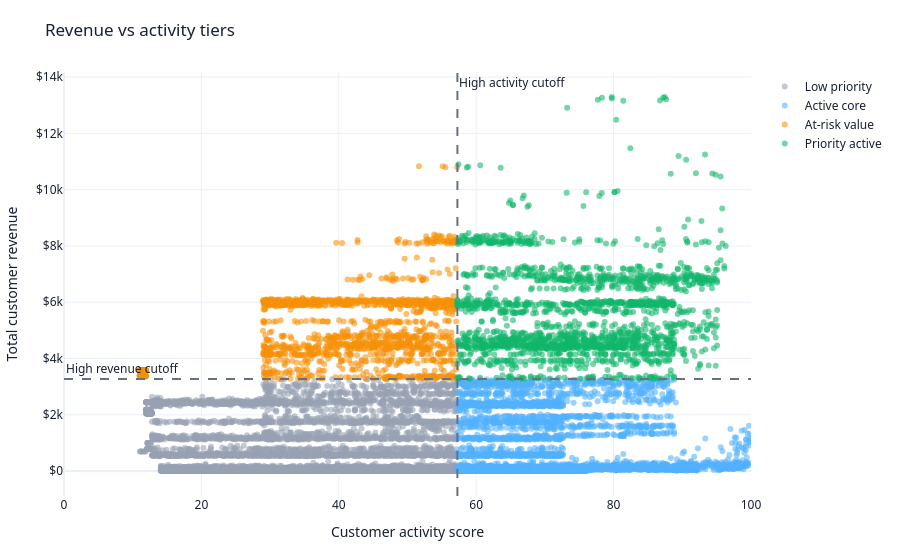
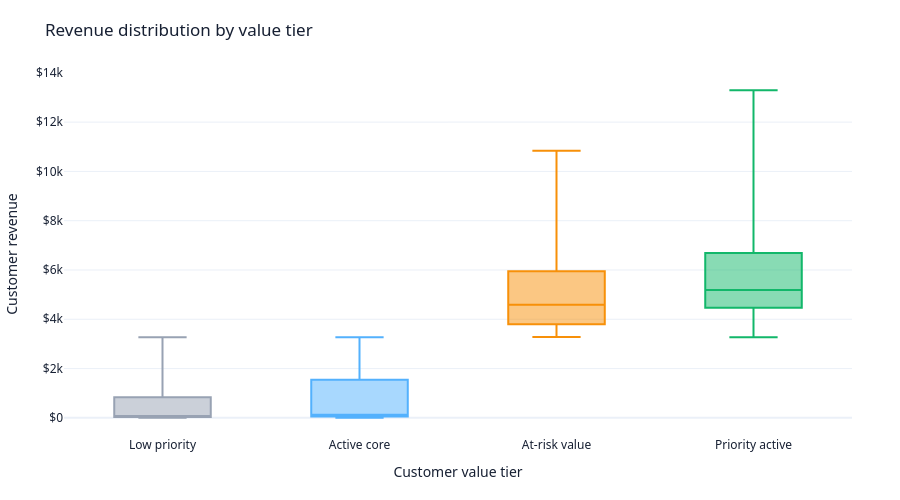
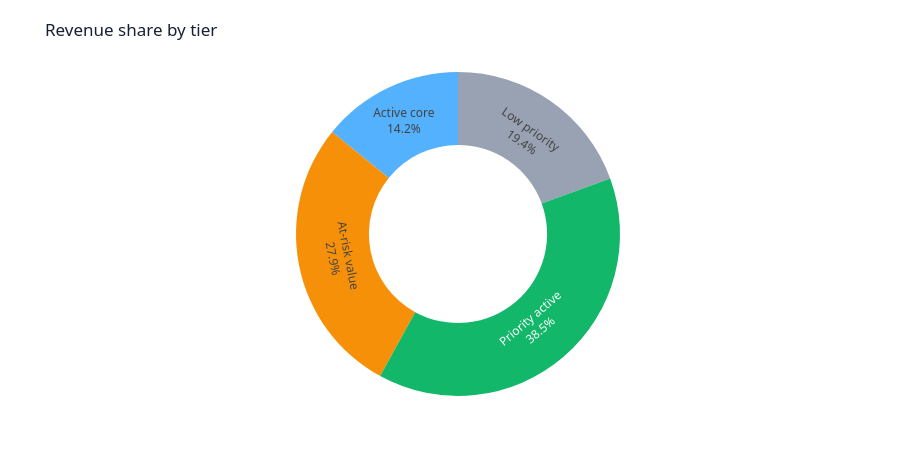
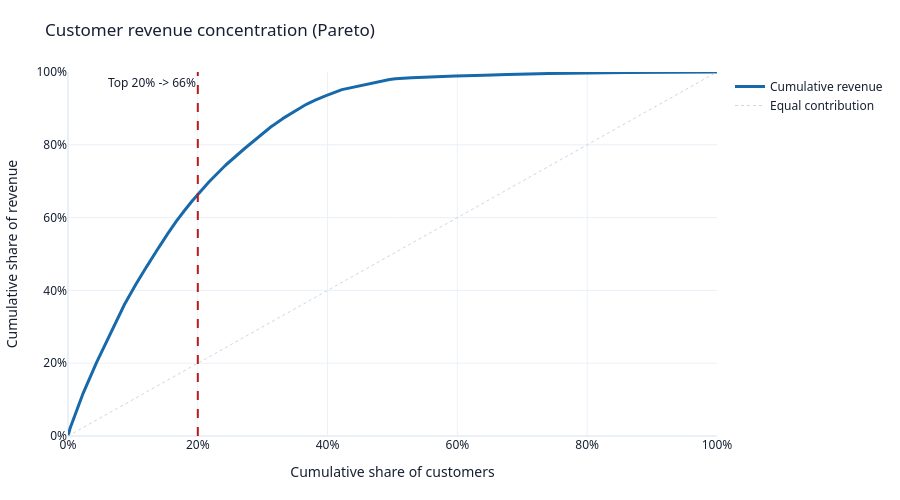

Notebook code for these charts, in order:
### Markdown cell above
## Clients

### Code cell
# Revenue vs activity tiers
fig = go.Figure()
for tier in tier_order:
    rows = client_rows[client_rows["valueTier"] == tier]
    fig.add_trace(
        go.Scatter(
            x=rows["activityScore"],
            y=rows["revenue"],
            mode="markers",
            name=tier,
            marker=dict(size=6, opacity=0.58, color=tier_colors[tier]),
            customdata=np.stack([rows["country"], rows["occupation"], rows["incomeGroup"], rows["orders"], rows["daysSinceLastOrder"], rows["avgOrderValue"], rows["categories"]], axis=-1),
            hovertemplate=(
                f"<b>{tier}</b><br>Revenue: $%{{y:,.0f}}<br>Activity score: %{{x:.1f}}<br>"
                "Country: %{customdata[0]}<br>Occupation: %{customdata[1]}<br>Income group: %{customdata[2]}<br>"
                "Orders: %{customdata[3]:,.0f}<br>Days since last order: %{customdata[4]:,.0f}<br>"
                "Avg order value: $%{customdata[5]:,.0f}<br>Categories: %{customdata[6]:,.0f}<extra></extra>"
            ),
        )
    )
apply_dashboard_layout(fig, "Revenue vs activity tiers", height=560, showlegend=True)
fig.add_hline(y=meta["clientThresholds"]["revenueHigh"], line_dash="dash", line_color="#667085", annotation_text="High revenue cutoff", annotation_position="top left")
fig.add_vline(x=meta["clientThresholds"]["activityHigh"], line_dash="dash", line_color="#667085", annotation_text="High activity cutoff", annotation_position="top right")
fig.update_xaxes(title_text="Customer activity score", range=[0, 100])
fig.update_yaxes(title_text="Total customer revenue", tickprefix="$", separatethousands=True)
fig.show()

# Revenue distribution by value tier
fig = go.Figure()
for tier in tier_order:
    rows = client_rows[client_rows["valueTier"] == tier]
    fig.add_trace(go.Box(y=rows["revenue"], name=tier, marker_color=tier_colors[tier], boxpoints=False, hovertemplate=f"<b>{tier}</b><br>Revenue: $%{{y:,.0f}}<extra></extra>"))
apply_dashboard_layout(fig, "Revenue distribution by value tier", height=500)
fig.update_yaxes(title_text="Customer revenue", tickprefix="$", separatethousands=True)
fig.update_xaxes(title_text="Customer value tier")
fig.show()

# Revenue share by tier
tier_revenue = client_rows.groupby("valueTier", as_index=False)["revenue"].sum()
tier_revenue["valueTier"] = pd.Categorical(tier_revenue["valueTier"], categories=tier_order, ordered=True)
tier_revenue = tier_revenue.sort_values("valueTier")
fig = go.Figure(
    go.Pie(
        labels=tier_revenue["valueTier"],
        values=tier_revenue["revenue"],
        hole=0.55,
        sort=False,
        marker=dict(colors=[tier_colors[t] for t in tier_revenue["valueTier"]]),
        textinfo="label+percent",
        hovertemplate="%{label}<br>Revenue: $%{value:,.0f}<br>Share: %{percent}<extra></extra>",
    )
)
apply_dashboard_layout(fig, "Revenue share by tier", height=460)
fig.show()

# Customer revenue concentration
revenues = client_rows["revenue"].dropna()
revenues = revenues[revenues > 0].sort_values(ascending=False).reset_index(drop=True)
cumulative_customers = (np.arange(len(revenues)) + 1) / len(revenues) * 100
cumulative_revenue = revenues.cumsum() / revenues.sum() * 100
top20_index = max(0, min(len(revenues) - 1, round(0.2 * len(revenues)) - 1))
top20_share = cumulative_revenue.iloc[top20_index]
fig = go.Figure()
fig.add_trace(go.Scatter(x=cumulative_customers, y=cumulative_revenue, mode="lines", name="Cumulative revenue", line=dict(color="#1769aa", width=3), hovertemplate="Top %{x:.0f}% of customers<br>%{y:.1f}% of revenue<extra></extra>"))
fig.add_trace(go.Scatter(x=[0, 100], y=[0, 100], mode="lines", name="Equal contribution", line=dict(color="#cfd6e2", width=1, dash="dot"), hoverinfo="skip"))
apply_dashboard_layout(fig, "Customer revenue concentration (Pareto)", height=500, showlegend=True)
fig.add_vline(x=20, line_dash="dash", line_color="#ba1a1a", annotation_text=f"Top 20% -> {top20_share:.0f}%", annotation_position="top left")
fig.update_xaxes(title_text="Cumulative share of customers", ticksuffix="%", range=[0, 100])
fig.update_yaxes(title_text="Cumulative share of revenue", ticksuffix="%", range=[0, 100])
fig.show()

# Value-tier composition by occupation
occupation_counts = pd.crosstab(client_rows["occupation"], client_rows["valueTier"]).reindex(columns=tier_order, fill_value=0)
occupation_share = occupation_counts.div(occupation_counts.sum(axis=1), axis=0).fillna(0)
occupation_revenue = client_rows.pivot_table(index="occupation", columns="valueTier", values="revenue", aggfunc="sum", fill_value=0).reindex(columns=tier_order, fill_value=0)
custom = np.dstack([occupation_counts[tier_order].values, occupation_revenue[tier_order].values])
fig = go.Figure(
    go.Heatmap(
        z=occupation_share[tier_order].values,
        x=tier_order,
        y=occupation_share.index,
        colorscale="Blues",
        reversescale=True,
        zmin=0,
        zmax=1,
        texttemplate="%{z:.0%}",
        textfont=dict(size=11, color="#1d1d1f"),
        customdata=custom,
        colorbar=dict(title=dict(text="Share of<br>occupation"), tickformat=".0%"),
        hovertemplate="Occupation: %{y}<br>Tier: %{x}<br>Share of occupation: %{z:.1%}<br>Customers: %{customdata[0]:,.0f}<br>Revenue: $%{customdata[1]:,.0f}<extra></extra>",
    )
)
apply_dashboard_layout(fig, "Value-tier composition by occupation", height=560)
fig.update_xaxes(title_text="Customer value tier")
fig.update_yaxes(title_text="Occupation", automargin=True)
fig.show()

# Top demographic segments
segments = (
    client_rows.groupby(["incomeGroup", "occupation"], as_index=False)
    .agg(revenue=("revenue", "sum"), customers=("customer", "nunique"))
    .sort_values("revenue", ascending=False)
)
segments["segment"] = segments["incomeGroup"] + " | " + segments["occupation"]
segments["avgRevenue"] = segments["revenue"] / segments["customers"]
top_segments = segments.head(12).sort_values("revenue")
fig = go.Figure(go.Bar(x=top_segments["revenue"], y=top_segments["segment"], orientation="h", marker_color="#2e7d32", customdata=np.stack([top_segments["customers"], top_segments["avgRevenue"]], axis=-1), hovertemplate="%{y}<br>Revenue: $%{x:,.0f}<br>Customers: %{customdata[0]:,.0f}<br>Avg/customer: $%{customdata[1]:,.0f}<extra></extra>"))
apply_dashboard_layout(fig, "Top demographic segments", height=560)
fig.update_xaxes(tickprefix="$", separatethousands=True)
fig.update_yaxes(automargin=True)
fig.show()

# What each value tier buys
mix_categories = ["Bikes", "Components", "Clothing", "Accessories"]
customer_tier = client_rows.set_index("customer")["valueTier"]
tier_mix_sales = sales_rows[sales_rows["category"].isin(mix_categories)].copy()
tier_mix_sales["valueTier"] = tier_mix_sales["customer"].map(customer_tier)
tier_mix_sales = tier_mix_sales.dropna(subset=["valueTier"])
tier_cat_lines = (
    tier_mix_sales.groupby(["valueTier", "category"]).size()
    .unstack(fill_value=0)
    .reindex(index=tier_order, columns=mix_categories, fill_value=0)
)
tier_cat_share = tier_cat_lines.div(tier_cat_lines.sum(axis=1), axis=0).fillna(0)
mix_tiers = [tier for tier in tier_order if tier_cat_lines.loc[tier].sum() > 0]
fig = go.Figure()
for category in mix_categories:
    fig.add_trace(
        go.Bar(
            y=mix_tiers,
            x=tier_cat_share.loc[mix_tiers, category],
            name=category,
            orientation="h",
            marker_color=category_colors.get(category, "#98a2b3"),
            customdata=tier_cat_lines.loc[mix_tiers, category],
            hovertemplate=f"<b>%{{y}}</b> - {category}<br>Share of tier orders: %{{x:.1%}}<br>Order lines: %{{customdata:,.0f}}<extra></extra>",
        )
    )
apply_dashboard_layout(fig, "What each value tier buys (by order lines)", height=520, showlegend=True)
fig.update_layout(barmode="stack")
fig.update_xaxes(title_text="Share of tier orders", tickformat=".0%", range=[0, 1])
fig.update_yaxes(title_text="Customer value tier", automargin=True)
fig.show()

### Figure 1 — Plotly figure (JSON) as saved in the notebook; plotly's stock layout.template omitted (floating-point values rounded to 4 significant figures; data arrays with more than 128 entries replaced by an {"elided": "..."} marker saying what was removed)
{"data": [{"customdata": {"elided": "9410x7 mixed values"}, "hovertemplate": "<b>Low priority</b><br>Revenue: $%{y:,.0f}<br>Activity score: %{x:.1f}<br>Country: %{customdata[0]}<br>Occupation: %{customdata[1]}<br>Income group: %{customdata[2]}<br>Orders: %{customdata[3]:,.0f}<br>Days since last order: %{customdata[4]:,.0f}<br>Avg order value: $%{customdata[5]:,.0f}<br>Categories: %{customdata[6]:,.0f}<extra></extra>", "marker": {"color": "#98a2b3", "opacity": 0.58, "size": 6}, "mode": "markers", "name": "Low priority", "type": "scatter", "x": {"elided": "9410 float values"}, "y": {"elided": "9410 float values"}}, {"customdata": {"elided": "5377x7 mixed values"}, "hovertemplate": "<b>Active core</b><br>Revenue: $%{y:,.0f}<br>Activity score: %{x:.1f}<br>Country: %{customdata[0]}<br>Occupation: %{customdata[1]}<br>Income group: %{customdata[2]}<br>Orders: %{customdata[3]:,.0f}<br>Days since last order: %{customdata[4]:,.0f}<br>Avg order value: $%{customdata[5]:,.0f}<br>Categories: %{customdata[6]:,.0f}<extra></extra>", "marker": {"color": "#53b1fd", "opacity": 0.58, "size": 6}, "mode": "markers", "name": "Active core", "type": "scatter", "x": {"elided": "5377 float values"}, "y": {"elided": "5377 float values"}}, {"customdata": {"elided": "1672x7 mixed values"}, "hovertemplate": "<b>At-risk value</b><br>Revenue: $%{y:,.0f}<br>Activity score: %{x:.1f}<br>Country: %{customdata[0]}<br>Occupation: %{customdata[1]}<br>Income group: %{customdata[2]}<br>Orders: %{customdata[3]:,.0f}<br>Days since last order: %{customdata[4]:,.0f}<br>Avg order value: $%{customdata[5]:,.0f}<br>Categories: %{customdata[6]:,.0f}<extra></extra>", "marker": {"color": "#f79009", "opacity": 0.58, "size": 6}, "mode": "markers", "name": "At-risk value", "type": "scatter", "x": {"elided": "1672 float values"}, "y": {"elided": "1672 float values"}}, {"customdata": {"elided": "2025x7 mixed values"}, "hovertemplate": "<b>Priority active</b><br>Revenue: $%{y:,.0f}<br>Activity score: %{x:.1f}<br>Country: %{customdata[0]}<br>Occupation: %{customdata[1]}<br>Income group: %{customdata[2]}<br>Orders: %{customdata[3]:,.0f}<br>Days since last order: %{customdata[4]:,.0f}<br>Avg order value: $%{customdata[5]:,.0f}<br>Categories: %{customdata[6]:,.0f}<extra></extra>", "marker": {"color": "#12b76a", "opacity": 0.58, "size": 6}, "mode": "markers", "name": "Priority active", "type": "scatter", "x": {"elided": "2025 float values"}, "y": {"elided": "2025 float values"}}], "layout": {"annotations": [{"showarrow": false, "text": "High revenue cutoff", "x": 0, "xanchor": "left", "xref": "x domain", "y": 3272.0, "yanchor": "bottom", "yref": "y"}, {"showarrow": false, "text": "High activity cutoff", "x": 57.26, "xanchor": "left", "xref": "x", "y": 1, "yanchor": "top", "yref": "y domain"}], "font": {"color": "#172033", "family": "Segoe UI, Arial, sans-serif", "size": 12}, "height": 560, "hoverlabel": {"align": "left"}, "margin": {"b": 64, "l": 64, "r": 48, "t": 72}, "shapes": [{"line": {"color": "#667085", "dash": "dash"}, "type": "line", "x0": 0, "x1": 1, "xref": "x domain", "y0": 3272.0, "y1": 3272.0, "yref": "y"}, {"line": {"color": "#667085", "dash": "dash"}, "type": "line", "x0": 57.26, "x1": 57.26, "xref": "x", "y0": 0, "y1": 1, "yref": "y domain"}], "showlegend": true, "title": {"text": "Revenue vs activity tiers"}, "xaxis": {"range": [0, 100], "title": {"text": "Customer activity score"}}, "yaxis": {"separatethousands": true, "tickprefix": "$", "title": {"text": "Total customer revenue"}}}}

### Figure 2 — Plotly figure (JSON) as saved in the notebook; plotly's stock layout.template omitted (floating-point values rounded to 4 significant figures; data arrays with more than 128 entries replaced by an {"elided": "..."} marker saying what was removed)
{"data": [{"boxpoints": false, "hovertemplate": "<b>Low priority</b><br>Revenue: $%{y:,.0f}<extra></extra>", "marker": {"color": "#98a2b3"}, "name": "Low priority", "type": "box", "y": {"elided": "9410 float values"}}, {"boxpoints": false, "hovertemplate": "<b>Active core</b><br>Revenue: $%{y:,.0f}<extra></extra>", "marker": {"color": "#53b1fd"}, "name": "Active core", "type": "box", "y": {"elided": "5377 float values"}}, {"boxpoints": false, "hovertemplate": "<b>At-risk value</b><br>Revenue: $%{y:,.0f}<extra></extra>", "marker": {"color": "#f79009"}, "name": "At-risk value", "type": "box", "y": {"elided": "1672 float values"}}, {"boxpoints": false, "hovertemplate": "<b>Priority active</b><br>Revenue: $%{y:,.0f}<extra></extra>", "marker": {"color": "#12b76a"}, "name": "Priority active", "type": "box", "y": {"elided": "2025 float values"}}], "layout": {"font": {"color": "#172033", "family": "Segoe UI, Arial, sans-serif", "size": 12}, "height": 500, "hoverlabel": {"align": "left"}, "margin": {"b": 64, "l": 64, "r": 48, "t": 72}, "showlegend": false, "title": {"text": "Revenue distribution by value tier"}, "xaxis": {"title": {"text": "Customer value tier"}}, "yaxis": {"separatethousands": true, "tickprefix": "$", "title": {"text": "Customer revenue"}}}}

### Figure 3 — Plotly figure (JSON) as saved in the notebook; plotly's stock layout.template omitted (floating-point values rounded to 4 significant figures)
{"data": [{"hole": 0.55, "hovertemplate": "%{label}<br>Revenue: $%{value:,.0f}<br>Share: %{percent}<extra></extra>", "labels": ["Low priority", "Active core", "At-risk value", "Priority active"], "marker": {"colors": ["#98a2b3", "#53b1fd", "#f79009", "#12b76a"]}, "sort": false, "textinfo": "label+percent", "type": "pie", "values": [5705000.0, 4159000.0, 8180000.0, 11320000.0]}], "layout": {"font": {"color": "#172033", "family": "Segoe UI, Arial, sans-serif", "size": 12}, "height": 460, "hoverlabel": {"align": "left"}, "margin": {"b": 64, "l": 64, "r": 48, "t": 72}, "showlegend": false, "title": {"text": "Revenue share by tier"}}}

### Figure 4 — Plotly figure (JSON) as saved in the notebook; plotly's stock layout.template omitted (floating-point values rounded to 4 significant figures; data arrays with more than 128 entries replaced by an {"elided": "..."} marker saying what was removed)
{"data": [{"hovertemplate": "Top %{x:.0f}% of customers<br>%{y:.1f}% of revenue<extra></extra>", "line": {"color": "#1769aa", "width": 3}, "mode": "lines", "name": "Cumulative revenue", "type": "scatter", "x": {"elided": "18484 float values"}, "y": {"elided": "18484 float values"}}, {"hoverinfo": "skip", "line": {"color": "#cfd6e2", "dash": "dot", "width": 1}, "mode": "lines", "name": "Equal contribution", "type": "scatter", "x": [0, 100], "y": [0, 100]}], "layout": {"annotations": [{"showarrow": false, "text": "Top 20% -> 66%", "x": 20, "xanchor": "right", "xref": "x", "y": 1, "yanchor": "top", "yref": "y domain"}], "font": {"color": "#172033", "family": "Segoe UI, Arial, sans-serif", "size": 12}, "height": 500, "hoverlabel": {"align": "left"}, "margin": {"b": 64, "l": 64, "r": 48, "t": 72}, "shapes": [{"line": {"color": "#ba1a1a", "dash": "dash"}, "type": "line", "x0": 20, "x1": 20, "xref": "x", "y0": 0, "y1": 1, "yref": "y domain"}], "showlegend": true, "title": {"text": "Customer revenue concentration (Pareto)"}, "xaxis": {"range": [0, 100], "ticksuffix": "%", "title": {"text": "Cumulative share of customers"}}, "yaxis": {"range": [0, 100], "ticksuffix": "%", "title": {"text": "Cumulative share of revenue"}}}}
